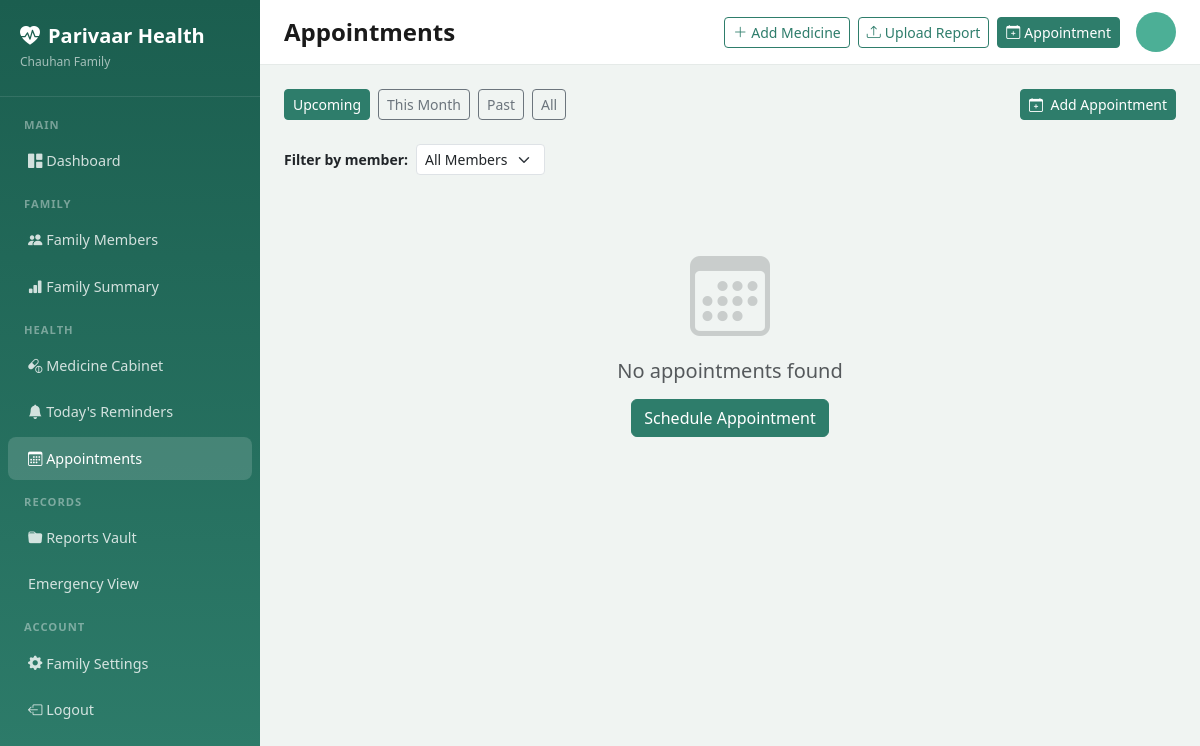
Page /calendar/ (signed in) on the earlier database version.
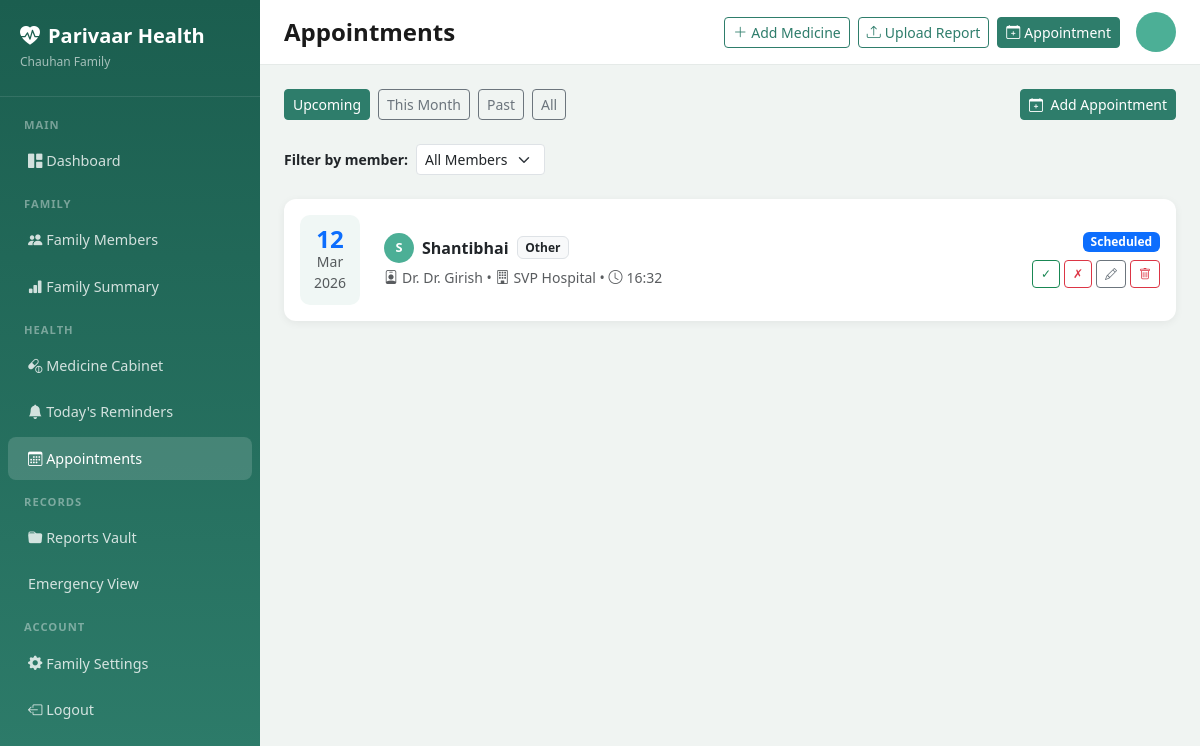
Same page on the later database version.
### calendar_app/models.py (models this page shows, shortened)
class Appointment(models.Model):
    TYPE_CHOICES = [
        ('checkup', 'General Checkup'),
        ('specialist', 'Specialist Visit'),
        ('lab', 'Lab Test'),
        ('vaccination', 'Vaccination'),
        ('dental', 'Dental'),
        ('eye', 'Eye Checkup'),
        ('physiotherapy', 'Physiotherapy'),
        ('follow_up', 'Follow-up'),
        ('other', 'Other'),
    ]
    STATUS_CHOICES = [
        ('scheduled', 'Scheduled'),
        ('completed', 'Completed'),
        ('cancelled', 'Cancelled'),
        ('rescheduled', 'Rescheduled'),
    ]
    id = models.UUIDField(primary_key=True, default=uuid.uuid4, editable=False)
    family = models.ForeignKey(Family, on_delete=models.CASCADE, related_name='appointments')
    member = models.ForeignKey(FamilyMember, on_delete=models.CASCADE, related_name='appointments')
    doctor_name = models.CharField(max_length=255, blank=True)
    clinic_hospital = models.CharField(max_length=255, blank=True)
    appointment_type = models.CharField(max_length=20, choices=TYPE_CHOICES, default='checkup')
    date_time = models.DateTimeField()
    duration_minutes = models.PositiveIntegerField(default=30)
    status = models.CharField(max_length=15, choices=STATUS_CHOICES, default='scheduled')
    notes = models.TextField(blank=True)
    send_whatsapp_reminder = models.BooleanField(default=False)
    reminder_sent = models.BooleanField(default=False)
    created_at = models.DateTimeField(auto_now_add=True)
    updated_at = models.DateTimeField(auto_now=True)
    class Meta:
        ordering = ['date_time']

### accounts/models.py (models this page shows, shortened)
class FamilyMember(models.Model):
    ROLE_CHOICES = [
        ('admin', 'Primary Caregiver (Admin)'),
        ('member', 'Secondary Member'),
        ('view_only', 'View-Only Member'),
    ]
    GENDER_CHOICES = [
        ('male', 'Male'),
        ('female', 'Female'),
        ('other', 'Other'),
    ]
    RELATIONSHIP_CHOICES = [
        ('self', 'Self'),
        ('spouse', 'Spouse'),
        ('father', 'Father'),
        ('mother', 'Mother'),
        ('son', 'Son'),
        ('daughter', 'Daughter'),
        ('grandfather', 'Grandfather'),
        ('grandmother', 'Grandmother'),
        ('brother', 'Brother'),
        ('sister', 'Sister'),
        ('other', 'Other'),
    ]
    CHRONIC_CONDITION_CHOICES = [
        ('diabetes', 'Diabetes'),
        ('hypertension', 'Hypertension/BP'),
        ('heart_disease', 'Heart Disease'),
        ('asthma', 'Asthma'),
        ('thyroid', 'Thyroid'),
        ('arthritis', 'Arthritis'),
        ('kidney_disease', 'Kidney Disease'),
        ('cancer', 'Cancer'),
        ('copd', 'COPD'),
        ('other', 'Other'),
    ]
    id = models.UUIDField(primary_key=True, default=uuid.uuid4, editable=False)
    family = models.ForeignKey(Family, on_delete=models.CASCADE, related_name='members')
    user = models.OneToOneField(User, on_delete=models.SET_NULL, null=True, blank=True, related_name='family_member')
    name = models.CharField(max_length=255)
    date_of_birth = models.DateField(null=True, blank=True)
    gender = models.CharField(max_length=10, choices=GENDER_CHOICES)
    relationship = models.CharField(max_length=20, choices=RELATIONSHIP_CHOICES)
    role = models.CharField(max_length=20, choices=ROLE_CHOICES, default='member')
    phone = models.CharField(max_length=15, blank=True)
    abha_id = models.CharField(max_length=50, blank=True, verbose_name='ABHA ID')
    abha_linked = models.BooleanField(default=False)
    abha_consent = models.BooleanField(default=False)
    profile_photo = models.ImageField(upload_to='member_photos/', blank=True, null=True)
    created_at = models.DateTimeField(auto_now_add=True)
    updated_at = models.DateTimeField(auto_now=True)

### calendar_app/views.py (the view)
# urls.py: path('', views.AppointmentListView.as_view(), name='list'),
class AppointmentListView(LoginRequiredMixin, ListView):
    model = Appointment
    template_name = 'calendar_app/appointment_list.html'
    context_object_name = 'appointments'
    def get_family(self):
        return get_object_or_404(Family, admin=self.request.user)
    def get_queryset(self):
        family = self.get_family()
        view_mode = self.request.GET.get('view', 'upcoming')
        qs = Appointment.objects.filter(family=family).select_related('member')
        if view_mode == 'upcoming':
            qs = qs.filter(date_time__gte=timezone.now(), status='scheduled')
        elif view_mode == 'past':
            qs = qs.filter(date_time__lt=timezone.now())
        elif view_mode == 'this_month':
            now = timezone.now()
            qs = qs.filter(date_time__year=now.year, date_time__month=now.month)
        member = self.request.GET.get('member')
        if member:
            qs = qs.filter(member__id=member)
        return qs.order_by('date_time')
    def get_context_data(self, **kwargs):
        ctx = super().get_context_data(**kwargs)
        family = self.get_family()
        ctx['family'] = family
        ctx['members'] = family.members.all()
        ctx['view_mode'] = self.request.GET.get('view', 'upcoming')
        ctx['selected_member'] = self.request.GET.get('member', '')
        return ctx

### templates/calendar_app/appointment_list.html (shortened to what the changed rows need)
{% extends 'base.html' %}
{% block content %}
<div class="row g-3">
    {% for appt in appointments %}
    <div class="col-12">
        <div class="card">
            <div class="card-body d-flex align-items-center gap-4">
                <div class="text-center" style="min-width:60px;background:#F0F7F5;border-radius:10px;padding:.75rem .5rem;">
                    <div class="fw-bold fs-4 text-primary lh-1">{{ appt.date_time|date:"d" }}</div>
                    <div class="small text-muted">{{ appt.date_time|date:"M" }}</div>
                    <div class="small text-muted">{{ appt.date_time|date:"Y" }}</div>
                </div>
                <div class="flex-grow-1">
                    <div class="d-flex align-items-center gap-2 mb-1">
                        <div class="member-avatar" style="width:30px;height:30px;font-size:.8rem;">{{ appt.member.name|first|upper }}</div>
                        <strong>{{ appt.member.name }}</strong>
                        <span class="badge bg-light text-dark border small">{{ appt.get_appointment_type_display }}</span>
                    </div>
                    <div class="text-muted small">
                        {% if appt.doctor_name %}<i class="bi bi-person-badge me-1"></i>Dr. {{ appt.doctor_name }}{% endif %}
                        {% if appt.clinic_hospital %} &bull; <i class="bi bi-building me-1"></i>{{ appt.clinic_hospital }}{% endif %}
                        &bull; <i class="bi bi-clock me-1"></i>{{ appt.date_time|time:"H:i" }}
                    </div>
                </div>
                <div class="text-end d-flex flex-column gap-2 align-items-end">
                    <span class="badge {% if appt.status == 'completed' %}bg-success{% elif appt.status == 'cancelled' %}bg-danger{% elif appt.status == 'rescheduled' %}bg-warning text-dark{% else %}bg-primary{% endif %}">
                        {{ appt.get_status_display }}
                    </span>
                    <div class="d-flex gap-1">
                        {% if appt.status == 'scheduled' %}
                        <a href="{% url 'calendar_app:update_status' appt.pk 'completed' %}" class="btn btn-sm btn-outline-success py-1 px-2" style="font-size:.75rem;" title="Mark Complete">✓</a>
                        <a href="{% url 'calendar_app:update_status' appt.pk 'cancelled' %}" class="btn btn-sm btn-outline-danger py-1 px-2" style="font-size:.75rem;" title="Cancel">✗</a>
                        {% endif %}
                        <a href="{% url 'calendar_app:edit' appt.pk %}" class="btn btn-sm btn-outline-secondary py-1 px-2" style="font-size:.75rem;"><i class="bi bi-pencil"></i></a>
                        <a href="{% url 'calendar_app:delete' appt.pk %}" class="btn btn-sm btn-outline-danger py-1 px-2" style="font-size:.75rem;"><i class="bi bi-trash"></i></a>
                    </div>
                </div>
            </div>
        </div>
    </div>
    {% empty %}
    <div class="col-12 text-center py-5">
        <i class="bi bi-calendar3 display-1 text-muted opacity-25"></i>
        <h5 class="mt-3 text-muted">No appointments found</h5>
        <a href="{% url 'calendar_app:add' %}" class="btn btn-primary mt-2">Schedule Appointment</a>
    </div>
    {% endfor %}
</div>
{% endblock %}

Differences in the rows shown:
added Appointment: date_time "12", date_time "Mar", date_time "2026", member.name|first "S", member.name "Shantibhai", appointment_type "Other", doctor_name "Dr. Girish", clinic_hospital "SVP Hospital", date_time "16:32", status "Scheduled"
Other differences:
text no longer shown: "No appointments found Schedule Appointment"
